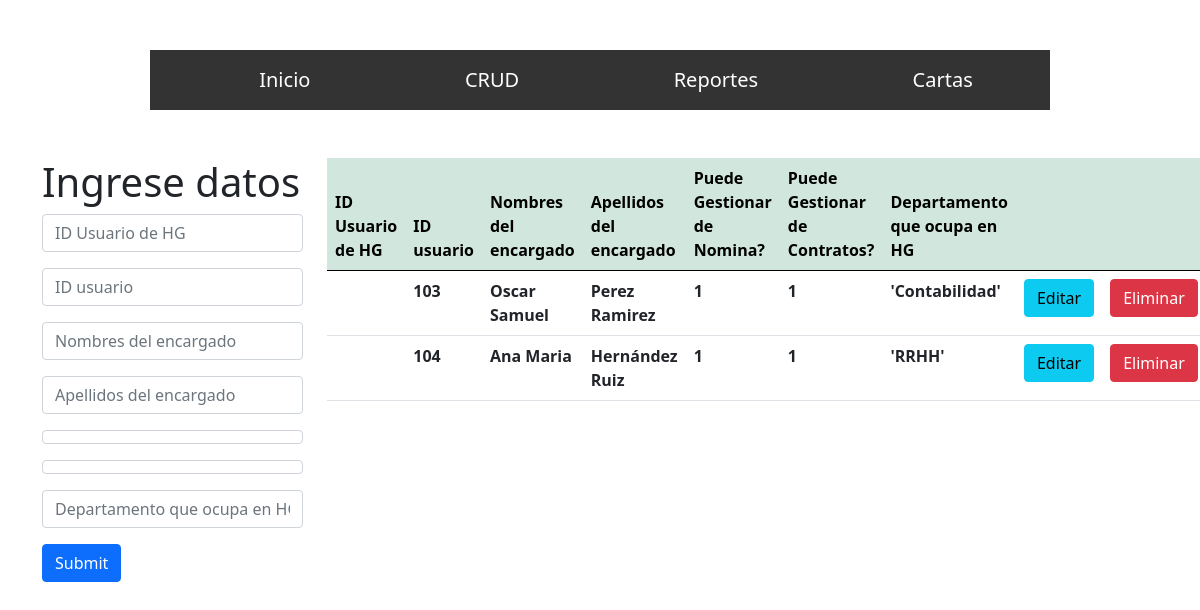
Screenshot of /entidades/usuarios_hiringgroup/usuario_hiringgroup.php with the database file from the repository.
### tables this page shows
CREATE TABLE `usuario_hiringgroup` (
  `ID_usuHG` int(11) NOT NULL,
  `ID_usuario` int(11) NOT NULL,
  `Nombres_usuHG` varchar(50) NOT NULL,
  `Apellidos_usuHG` varchar(50) NOT NULL,
  `Gestionar_Nomina_usuHG` tinyint(1) NOT NULL,
  `Gestionar_contratos_usuHG` tinyint(1) NOT NULL,
  `Departamento_usuHG` enum('''RRHH''','''Contabilidad''') NOT NULL
);

### entidades/usuarios_hiringgroup/usuario_hiringgroup.php (the view, shortened to what this page needs)
<?php
    $con=conectar();
    $sql="SELECT *  FROM usuario_hiringgroup";
    $query=mysqli_query($con,$sql);
?>
<!DOCTYPE html>
<html lang="es">
    <head>
        <link href="stylo.css" rel="stylesheet">
        <link href="https://cdn.jsdelivr.net/npm/bootstrap@5.0.0-beta1/dist/css/bootstrap.min.css" rel="stylesheet">
    </head>
    <body>
    <nav class="nave">
            <ul class="menu_horizontal">
                <li> <a href="http://localhost/Empresa%20HG/principal_pag/paginaMain.php">Inicio</a> </li>
                <li>
                    <a href="http://localhost/Empresa%20HG/principal_pag/paginaMain.php">CRUD</a>
                </li>
                <li>
                    <a href="http://localhost/Empresa%20HG/principal_pag/paginaMain.php">Reportes</a>
                </li>
                <li>
                    <a href="http://localhost/Empresa%20HG/principal_pag/paginaMain.php">Cartas</a>
                </li>
            </ul>
         </nav>
            <div class="container mt-5">
                    <div class="row">
                        <div class="col-md-3">
                            <h1>Ingrese datos</h1>
                                <form action="insertar.php" method="POST">
                                    <input type="number" class="form-control mb-3" name="ID_usuHG" placeholder="ID Usuario de HG">
                                    <input type="number" class="form-control mb-3" name="ID_usuario" placeholder="ID usuario">
                                    <input type="text" class="form-control mb-3" name="Nombres_usuHG" placeholder="Nombres del encargado">
                                    <input type="text" class="form-control mb-3" name="Apellidos_usuHG" placeholder="Apellidos del encargado">
                                    <input type="checkbox" class="form-control mb-3" name="Gestionar_Nomina_usuHG" placeholder="Puede Gestionar de Nomina?">
                                    <input type="checkbox" class="form-control mb-3" name="Gestionar_contratos_usuHG" placeholder="Puede Gestionar de Contratos?">
                                    <input type="select" class="form-control mb-3" name="Departamento_usuHG" placeholder="Departamento que ocupa en HG">
                                    <input type="submit" class="btn btn-primary">
                                </form>
                        </div>
                        <div class="col-md-8">
                            <table class="table" >
                                <thead class="table-success table-striped" >
                                    <tr>
                                        <th>ID Usuario de HG</th>
                                        <th>ID usuario</th>
                                        <th>Nombres del encargado</th>
                                        <th>Apellidos del encargado</th>
                                        <th>Puede Gestionar de Nomina?</th>
                                        <th>Puede Gestionar de Contratos?</th>
                                        <th>Departamento que ocupa en HG</th>
                                        <th></th>
                                        <th></th>
                                    </tr>
                                </thead>
                                <tbody>
                                        <?php
                                            while($row=mysqli_fetch_array($query)){
                                        ?>
                                            <tr>
                                                <th><?php  echo $row['ID_usuHG"']?></th>
                                                <th><?php  echo $row['ID_usuario']?></th>
                                                <th><?php  echo $row['Nombres_usuHG']?></th>
                                                <th><?php  echo $row['Apellidos_usuHG']?></th>
                                                <th><?php  echo $row['Gestionar_Nomina_usuHG']?></th>
                                                <th><?php  echo $row['Gestionar_contratos_usuHG']?></th>
                                                <th><?php  echo $row['Departamento_usuHG']?></th>
                                                <th><a href="actualizar.php?id=<?php echo $row['ID_usuHG"'] ?>" class="btn btn-info">Editar</a></th>
                                                <th><a href="delete.php?id=<?php echo $row['ID_usuHG"'] ?>" class="btn btn-danger">Eliminar</a></th>
                                            </tr>
                                        <?php
                                            }
                                        ?>
                                </tbody>
                            </table>
                        </div>
                    </div>
            </div>
    </body>
</html>

### entidades/usuarios_hiringgroup/stylo.css (style rules this page uses)
* { margin: 0; padding: 0; box-sizing: border-box; }
.nave { max-width: 900px; margin:auto; background-color: #333; font-size: 20px; margin-top: 50px; }
.menu_horizontal { list-style: none; display: flex; justify-content: space-around; }
.menu_horizontal > li > a { display: block; padding: 15px 20px; color: white; text-decoration: none; }

### rows the page displays
usuario_hiringgroup: ID_usuario "103", Nombres_usuHG "Oscar Samuel", Apellidos_usuHG "Perez Ramirez", Gestionar_Nomina_usuHG "1", Gestionar_contratos_usuHG "1", Departamento_usuHG "'Contabilidad'"
usuario_hiringgroup: ID_usuario "104", Nombres_usuHG "Ana Maria", Apellidos_usuHG "Hernández Ruiz", Gestionar_Nomina_usuHG "1", Gestionar_contratos_usuHG "1", Departamento_usuHG "'RRHH'"
